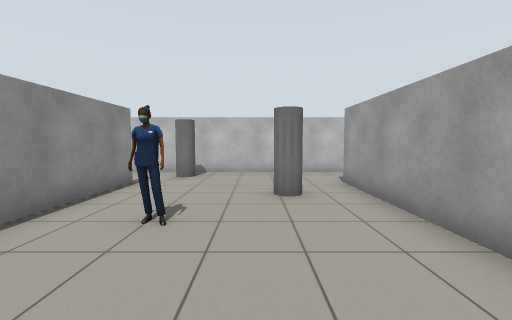
View 1 (above)

16 first-person views from a walk through a Gazebo world. The camera is 1.1 m above the floor, tilts 4° down and sees 90° across. The lines on the ground mark 1 m squares. The floor is counted in squares, 1 m on a side. Each view is taken from the middle of a square. On the plan, view 1 faces up. The plan holds only what a view shows up to about 11 squares ahead; the rest is blank. Simple shapes stand in for some stock models.

View 2
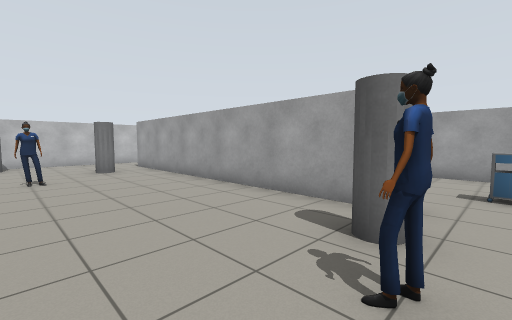

View 3
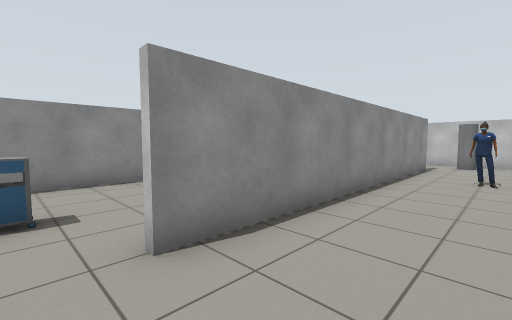

View 4
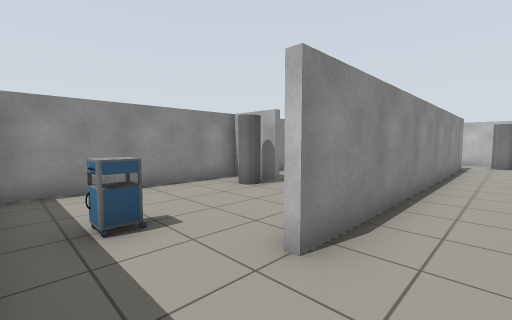

View 5
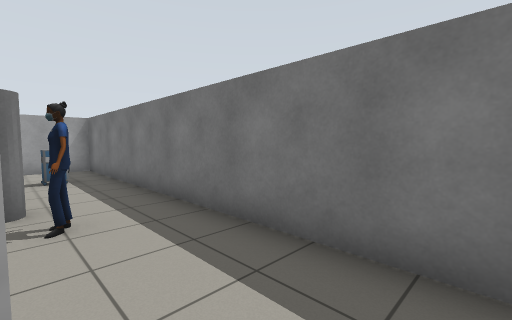

View 6
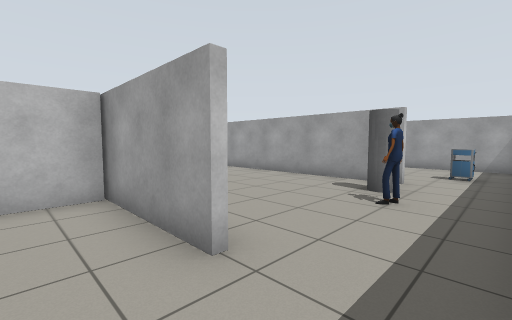

View 7
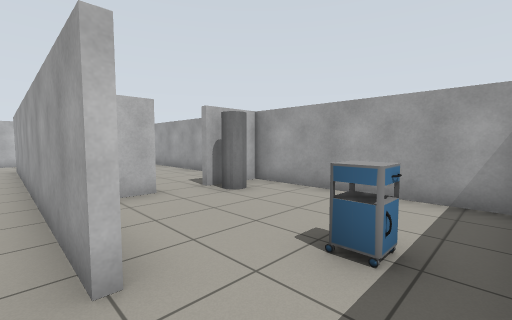

View 8
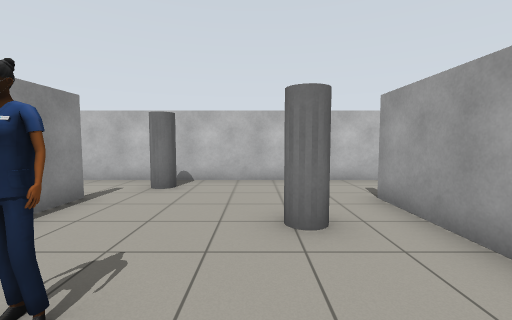

View 9
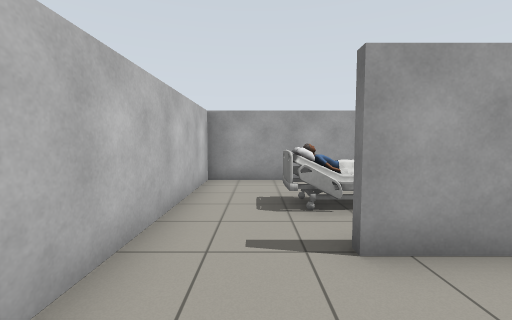

View 10
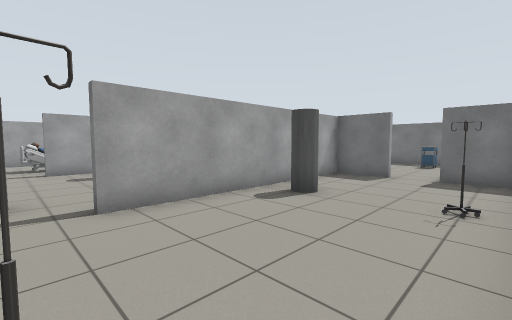

View 11
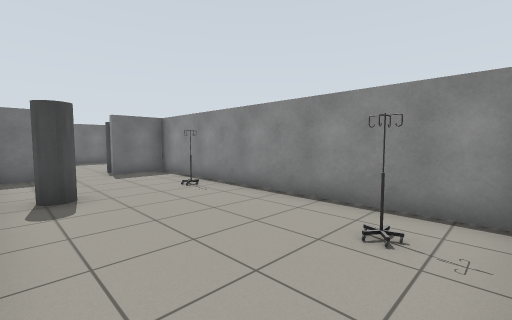

View 12
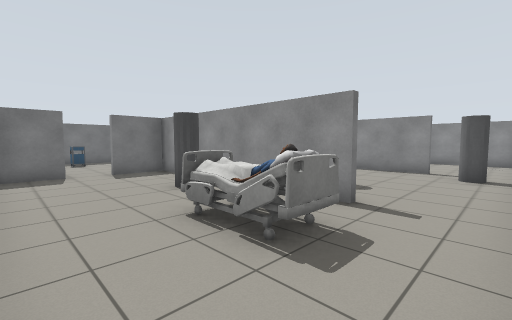

View 13
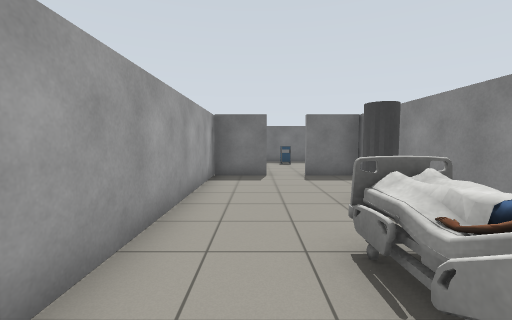

View 14
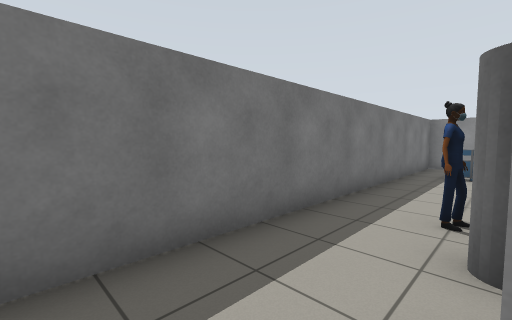

View 15
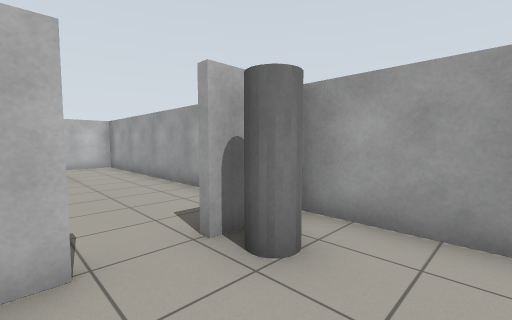

View 16
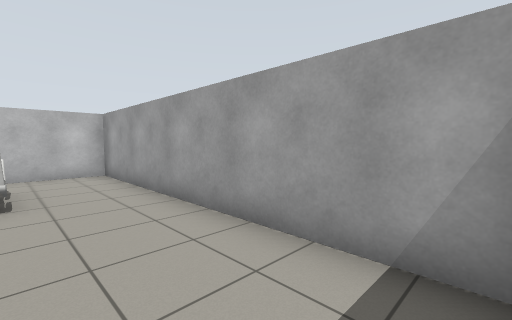

### Floor plan
Ten units are one square. View 1 is at (0, 0); x grows to the right and y downward. Boxes are objects, and circles mark ways between rooms. Rooms are numbered by the first view taken in them; rooms with no view inside come last. Other rooms are left out.
<svg viewBox="-90 -99 169 168">
<path fill="none" stroke="#000" d="M-36 6 -51 6M-36 41 -36 -1M24 41 24 -70M44 6 35 6M-84 -1 -84 64 74 64 74 15M-34 -71 -34 40M24 -94 -36 -94M-84 -91 -84 -1M-36 -94 -51 -94M-54 4 -36 4M-36 -1 -36 -70M-84 4 -74 4M26 -71 26 4 44 4M65 4 74 4M74 15 74 -94 24 -94"/>
<rect x="-75" y="5" width="10" height="10" fill="#bbb"><title>grey cylinder</title></rect>
<rect x="-65" y="45" width="10" height="10" fill="#bbb"><title>side table</title></rect>
<rect x="-25" y="-45" width="20" height="20" fill="#bbb"><title>person</title></rect>
<rect x="-25" y="-85" width="10" height="10" fill="#bbb"><title>grey cylinder</title></rect>
<rect x="-5" y="45" width="10" height="10" fill="#bbb"><title>person</title></rect>
<rect x="5" y="35" width="10" height="10" fill="#bbb"><title>grey cylinder</title></rect>
<rect x="5" y="-55" width="10" height="10" fill="#bbb"><title>grey cylinder</title></rect>
<rect x="35" y="45" width="10" height="10" fill="#bbb"><title>side table</title></rect>
<rect x="-85" y="-35" width="10" height="10" fill="#bbb"><title>other object</title></rect>
<rect x="-75" y="-85" width="10" height="10" fill="#bbb"><title>other object</title></rect>
<rect x="-55" y="-35" width="10" height="10" fill="#bbb"><title>grey cylinder</title></rect>
<rect x="35" y="-35" width="10" height="10" fill="#bbb"><title>grey cylinder</title></rect>
<rect x="35" y="-75" width="20" height="20" fill="#bbb"><title>bed</title></rect>
<rect x="55" y="5" width="10" height="10" fill="#bbb"><title>grey cylinder</title></rect>
<circle cx="-30" cy="-85" r="3" fill="#2a7"/>
<circle cx="-60" cy="0" r="3" fill="#2a7"/>
<circle cx="30" cy="-85" r="3" fill="#2a7"/>
<circle cx="55" cy="5" r="3" fill="#2a7"/>
<text x="-10" y="10">1</text>
<text x="-60" y="-50">2</text>
<text x="50" y="-50">3</text>
</svg>
Room 1 opens to room 2. Room 1 opens to room 3.

Where each view was taken, in squares from view 1:
view 1: 0 up, 0 right, facing up
view 2: 5 down, 2 left, facing up-right
view 3: 5 down, 1 left, facing up-left
view 4: 6 down, 2 left, facing up-left
view 5: 4 down, 4 left, facing down-right
view 6: 6 down, 5 left, facing up-right
view 7: 6 down, 2 right, facing up-right
view 8: 2 up, 0 right, facing up
view 9: 8 up, 0 right, facing right
view 10: 8 up, 8 left, facing down-right
view 11: 9 up, 4 left, facing down-left
view 12: 9 up, 7 right, facing down-left
view 13: 8 up, 6 right, facing down
view 14: 4 down, 4 right, facing down-left
view 15: 3 down, 4 right, facing up-right
view 16: 0 up, 5 right, facing up-right
